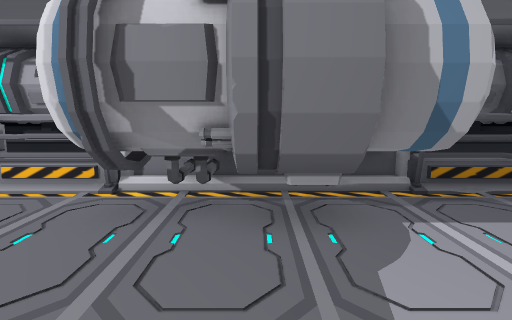
View 1 (above)

16 first-person views from a walk through a scene from a Unity 3-D project. The camera is 1.3 m above the floor, tilts 8° down and sees 75° across. The floor is counted in squares, 1 m on a side. Each view is taken from the middle of a square. On the plan, view 1 faces up. The plan holds only what a view shows up to about 14 squares ahead; the rest is blank. The place goes on beyond the plan. The player is left out. Door leaves are left out, so doorways stand open. Some surface patterns are stand-ins.

View 2
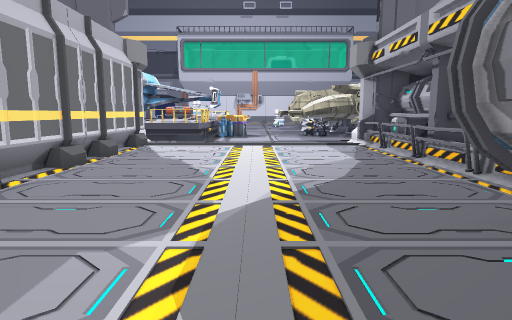

View 3
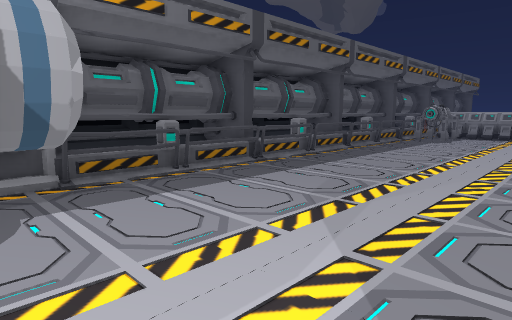

View 4
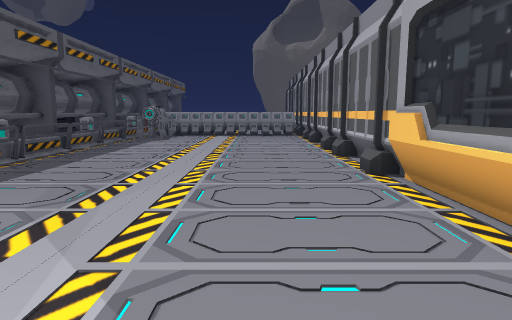

View 5
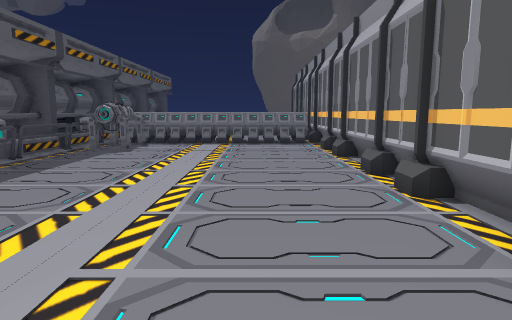

View 6
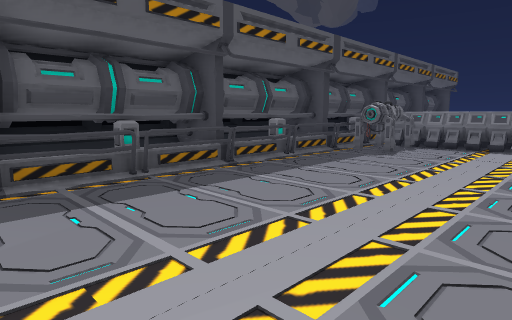

View 7
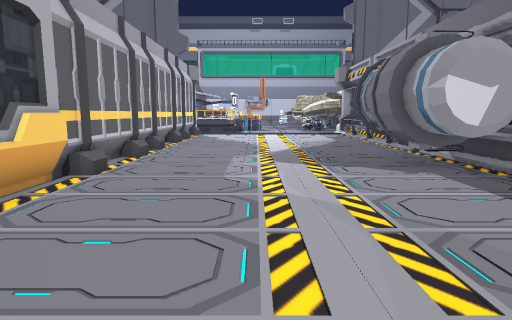

View 8
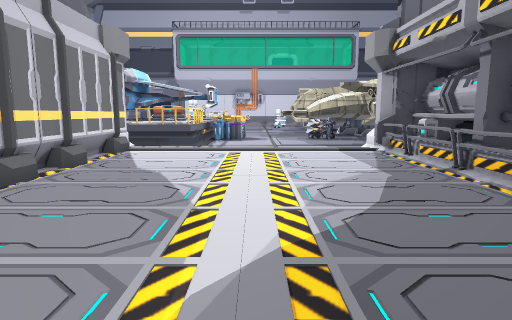

View 9
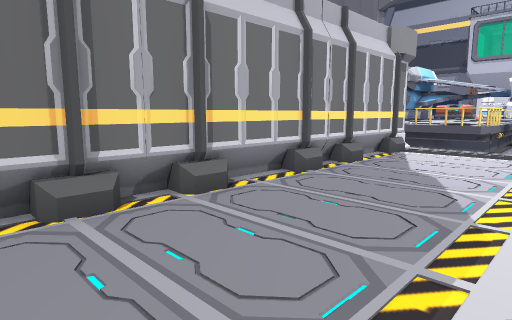

View 10
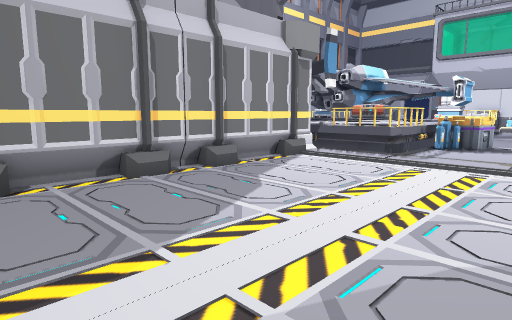

View 11
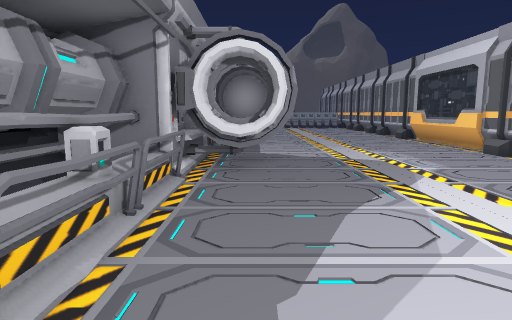

View 12
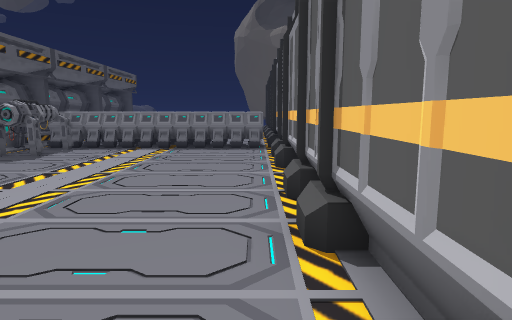

View 13
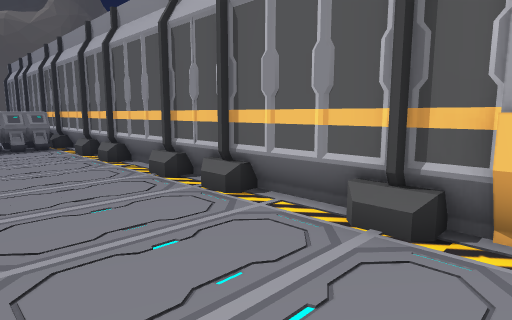

View 14
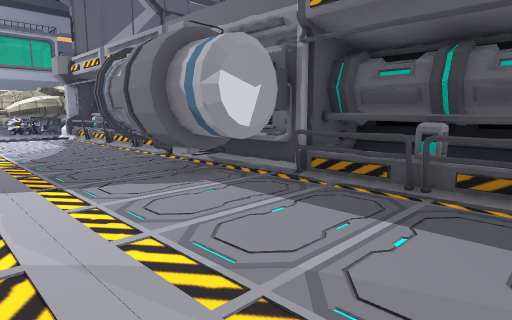

View 15
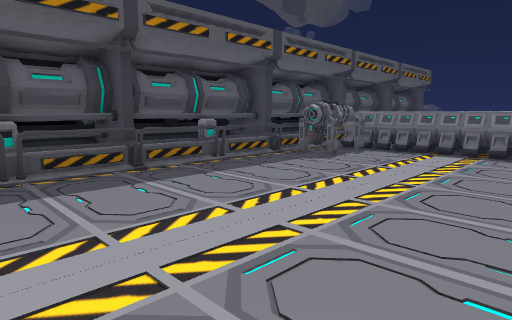

View 16
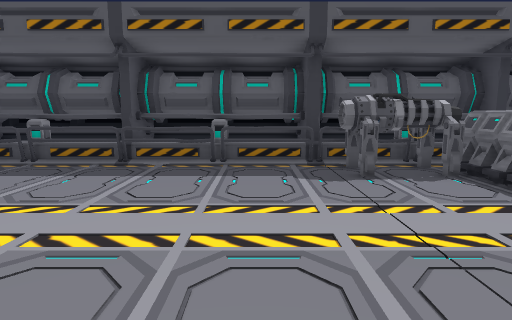

### Floor plan
Key: @ floor where view 1 was taken; # wall or solid block; . floor; = window, fence, low wall or low ledge; ^ raised ledge; P pillar; E engine; B battery; O other object.
Columns run from 14 left of view 1 to 20 right of it. Each row starts with its distance up from view 1.
  8   ##      ###    ##
  7   ##########O    ##################
  6  PP^^^##^^^#OOOOO#^^^##^^^##^^^##^^
  5   #.........OOOOO...............EEE
  4  ...........OOOOO...............EEB
  3  ...........O.OO...................
  2  .................................B
  1  ..................................
  0  .............@...................B
 -1  ..................................
 -2 #.................................O
 -3 #.........=........................
 -4 #PP################################
 -5 ^P

Where each view was taken, in squares from view 1:
view 1: 0 up, 0 right, facing up
view 2: 1 up, 2 right, facing left
view 3: 1 down, 1 right, facing up-right
view 4: 1 down, 1 right, facing right
view 5: 1 down, 6 right, facing right
view 6: 1 down, 7 right, facing up-right
view 7: 0 up, 9 right, facing left
view 8: 1 up, 0 right, facing left
view 9: 1 up, 0 right, facing down-left
view 10: 3 up, 3 left, facing down-left
view 11: 4 up, 9 left, facing right
view 12: 3 down, 8 right, facing right
view 13: 0 up, 7 right, facing down-right
view 14: 0 up, 7 right, facing up-left
view 15: 2 down, 9 right, facing up-right
view 16: 3 down, 16 right, facing up
